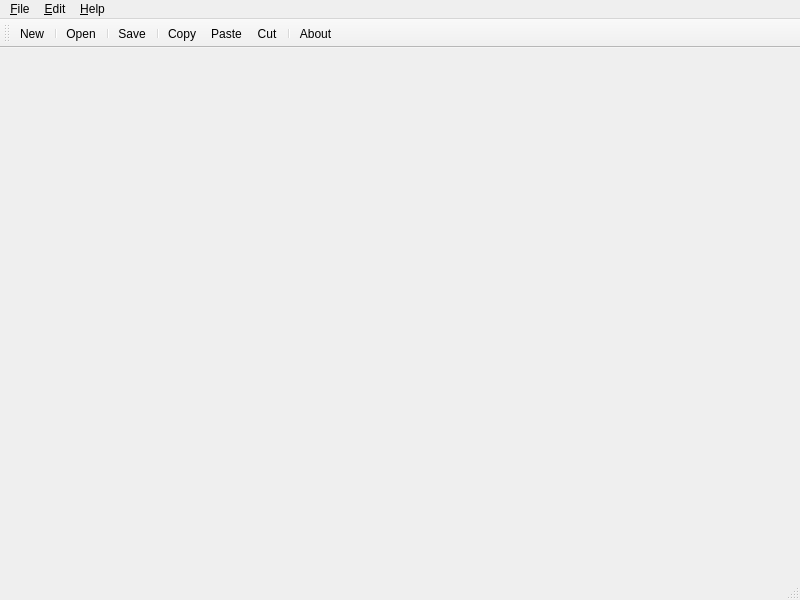
<?xml version="1.0" encoding="UTF-8"?>
<ui version="4.0">
 <class>MainWindow</class>
 <widget class="QMainWindow" name="MainWindow">
  <property name="geometry">
   <rect>
    <x>0</x>
    <y>0</y>
    <width>800</width>
    <height>600</height>
   </rect>
  </property>
  <property name="cursor">
   <cursorShape>ArrowCursor</cursorShape>
  </property>
  <property name="windowTitle">
   <string>Sample Editor</string>
  </property>
  <widget class="QWidget" name="centralwidget"/>
  <widget class="QMenuBar" name="menubar">
   <property name="geometry">
    <rect>
     <x>0</x>
     <y>0</y>
     <width>800</width>
     <height>21</height>
    </rect>
   </property>
   <widget class="QMenu" name="menu_New">
    <property name="cursor">
     <cursorShape>ArrowCursor</cursorShape>
    </property>
    <property name="title">
     <string>&amp;File</string>
    </property>
    <widget class="QMenu" name="menuOpen_Recent">
     <property name="cursor">
      <cursorShape>ArrowCursor</cursorShape>
     </property>
     <property name="title">
      <string>Open &amp;Recent</string>
     </property>
     <addaction name="actionOpen_All"/>
    </widget>
    <addaction name="action_New"/>
    <addaction name="separator"/>
    <addaction name="action_Open"/>
    <addaction name="menuOpen_Recent"/>
    <addaction name="separator"/>
    <addaction name="action_Save"/>
    <addaction name="separator"/>
    <addaction name="action_Exit"/>
   </widget>
   <widget class="QMenu" name="menu_Edit">
    <property name="title">
     <string>&amp;Edit</string>
    </property>
    <addaction name="action_Copy"/>
    <addaction name="action_Paste"/>
    <addaction name="actionC_ut"/>
    <addaction name="separator"/>
    <addaction name="action_Find_and_Replace"/>
   </widget>
   <widget class="QMenu" name="menu_Help">
    <property name="title">
     <string>&amp;Help</string>
    </property>
    <addaction name="action_About"/>
   </widget>
   <addaction name="menu_New"/>
   <addaction name="menu_Edit"/>
   <addaction name="menu_Help"/>
  </widget>
  <widget class="QStatusBar" name="statusbar"/>
  <widget class="QToolBar" name="toolBar">
   <property name="windowTitle">
    <string>toolBar</string>
   </property>
   <attribute name="toolBarArea">
    <enum>TopToolBarArea</enum>
   </attribute>
   <attribute name="toolBarBreak">
    <bool>false</bool>
   </attribute>
   <addaction name="action_New"/>
   <addaction name="separator"/>
   <addaction name="action_Open"/>
   <addaction name="separator"/>
   <addaction name="action_Save"/>
   <addaction name="separator"/>
   <addaction name="action_Copy"/>
   <addaction name="action_Paste"/>
   <addaction name="actionC_ut"/>
   <addaction name="separator"/>
   <addaction name="action_About"/>
  </widget>
  <action name="action_Open">
   <property name="icon">
    <iconset>
     <normaloff>resources/file-open.png</normaloff>resources/file-open.png</iconset>
   </property>
   <property name="text">
    <string>&amp;Open...</string>
   </property>
   <property name="toolTip">
    <string>Open a Document</string>
   </property>
   <property name="shortcut">
    <string>Ctrl+O</string>
   </property>
  </action>
  <action name="action_New">
   <property name="icon">
    <iconset>
     <normaloff>resources/file-new.png</normaloff>resources/file-new.png</iconset>
   </property>
   <property name="text">
    <string>&amp;New...</string>
   </property>
   <property name="toolTip">
    <string>Create a New Document</string>
   </property>
   <property name="shortcut">
    <string>Ctrl+N</string>
   </property>
  </action>
  <action name="action_Save">
   <property name="icon">
    <iconset>
     <normaloff>resources/file-save.png</normaloff>resources/file-save.png</iconset>
   </property>
   <property name="text">
    <string>&amp;Save...</string>
   </property>
   <property name="toolTip">
    <string>Save Current Document</string>
   </property>
   <property name="shortcut">
    <string>Ctrl+S</string>
   </property>
  </action>
  <action name="action_Exit">
   <property name="icon">
    <iconset>
     <normaloff>resources/file-exit.png</normaloff>resources/file-exit.png</iconset>
   </property>
   <property name="text">
    <string>&amp;Exit</string>
   </property>
  </action>
  <action name="actionOpen_All">
   <property name="text">
    <string>Open &amp;All</string>
   </property>
  </action>
  <action name="action_Copy">
   <property name="icon">
    <iconset>
     <normaloff>resources/edit-copy.png</normaloff>resources/edit-copy.png</iconset>
   </property>
   <property name="text">
    <string>&amp;Copy</string>
   </property>
  </action>
  <action name="action_Paste">
   <property name="icon">
    <iconset>
     <normaloff>resources/edit-paste.png</normaloff>resources/edit-paste.png</iconset>
   </property>
   <property name="text">
    <string>&amp;Paste</string>
   </property>
  </action>
  <action name="actionC_ut">
   <property name="icon">
    <iconset>
     <normaloff>resources/edit-cut.png</normaloff>resources/edit-cut.png</iconset>
   </property>
   <property name="text">
    <string>C&amp;ut</string>
   </property>
  </action>
  <action name="action_Find_and_Replace">
   <property name="text">
    <string>&amp;Find and Replace</string>
   </property>
  </action>
  <action name="action_About">
   <property name="icon">
    <iconset>
     <normaloff>resources/help-content.png</normaloff>resources/help-content.png</iconset>
   </property>
   <property name="text">
    <string>&amp;About</string>
   </property>
  </action>
 </widget>
 <resources/>
 <connections/>
</ui>
